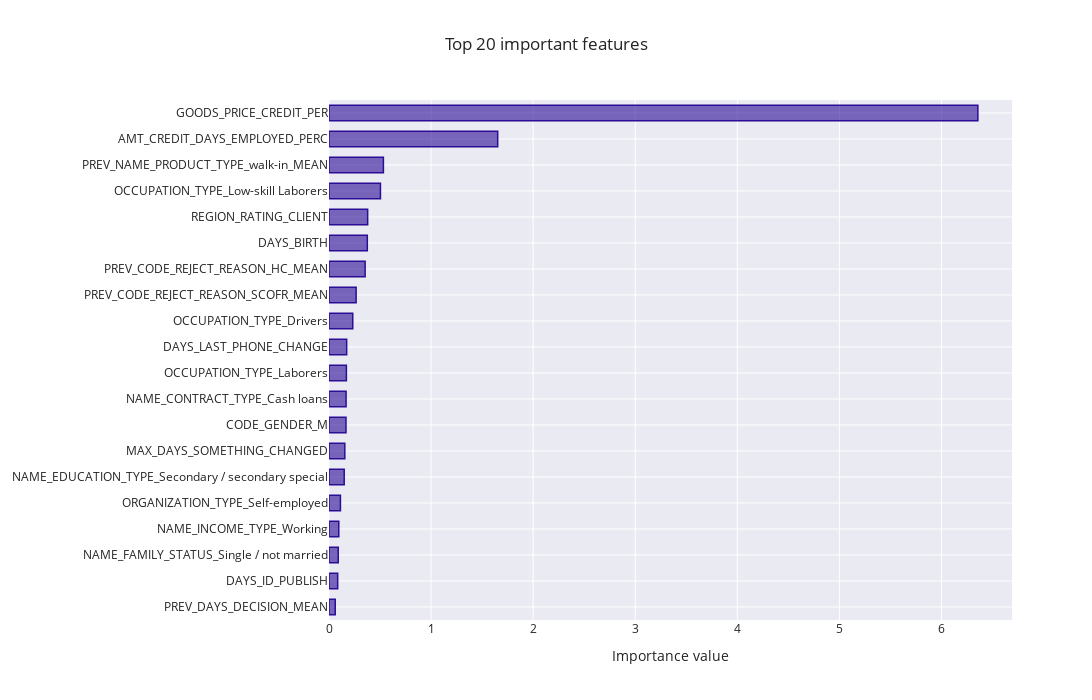

The code cell stored with this chart in its notebook:
### Code cell
# Feautres importance for model
feature_importance_plot(pipe_samplers[-1].coef_[0],
                        train,
                        (LOG,run,'Modele/[Samplers & Weight]/')
                       )

### Figure 1 — Plotly figure (JSON) as saved in the notebook; plotly's stock layout.template omitted (floating-point values rounded to 4 significant figures)
{"data": [{"marker": {"color": "rgba(43, 13, 150, 0.6)", "line": {"color": "rgba(43, 13, 150, 1.0)", "width": 1.5}}, "orientation": "h", "type": "bar", "x": [0.06113, 0.08494, 0.09044, 0.09574, 0.1119, 0.149, 0.1549, 0.1663, 0.1673, 0.1703, 0.1731, 0.2325, 0.2657, 0.3539, 0.3753, 0.3787, 0.5039, 0.5329, 1.653, 6.356], "y": ["PREV_DAYS_DECISION_MEAN", "DAYS_ID_PUBLISH", "NAME_FAMILY_STATUS_Single / not married", "NAME_INCOME_TYPE_Working", "ORGANIZATION_TYPE_Self-employed", "NAME_EDUCATION_TYPE_Secondary / secondary special", "MAX_DAYS_SOMETHING_CHANGED", "CODE_GENDER_M", "NAME_CONTRACT_TYPE_Cash loans", "OCCUPATION_TYPE_Laborers", "DAYS_LAST_PHONE_CHANGE", "OCCUPATION_TYPE_Drivers", "PREV_CODE_REJECT_REASON_SCOFR_MEAN", "PREV_CODE_REJECT_REASON_HC_MEAN", "DAYS_BIRTH", "REGION_RATING_CLIENT", "OCCUPATION_TYPE_Low-skill Laborers", "PREV_NAME_PRODUCT_TYPE_walk-in_MEAN", "AMT_CREDIT_DAYS_EMPLOYED_PERC", "GOODS_PRICE_CREDIT_PER"]}], "layout": {"autosize": false, "bargap": 0.4, "height": 700, "title": {"text": "Top 20 important features"}, "width": 1300, "xaxis": {"autorange": true, "range": [0, 6.69], "title": {"text": "Importance value"}, "type": "linear"}, "yaxis": {"automargin": true, "autorange": true, "range": [-0.5, 19.5], "type": "category"}}}
